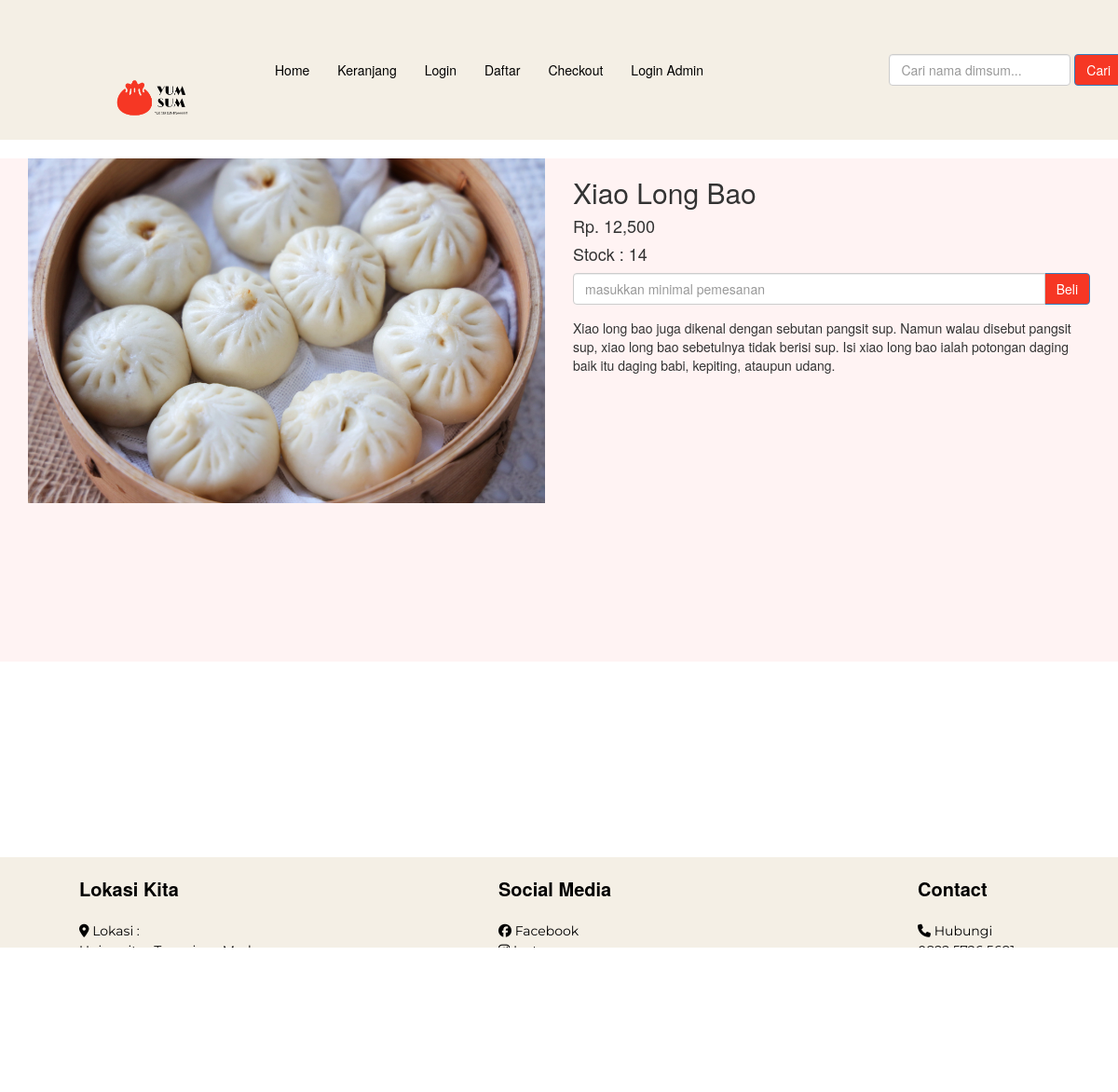
/detail.php?id=12, run on the app's committed database.
### tables this page shows
CREATE TABLE `produk` (
  `id_produk` int(11) NOT NULL,
  `nama_produk` varchar(100) NOT NULL,
  `harga_produk` int(11) NOT NULL,
  `berat_produk` int(11) NOT NULL,
  `foto_produk` varchar(100) NOT NULL,
  `deskripsi_produk` text NOT NULL,
  `stock` int(11) NOT NULL
);

### detail.php (the view, shortened to what this page needs)
<?php
include 'koneksi.php';
?>
<?php
$id_produk = $_GET["id"];
$ambil = $koneksi->query("SELECT * FROM produk WHERE id_produk='$id_produk'");
$detail = $ambil->fetch_assoc();
?>
<!DOCTYPE html>
<html>
<head>
    <link rel="stylesheet" href="admin/assets/css/bootstrap.css">
</head>
<body>
    <?php include 'menu.php'; ?>
    <br>
    <div class="badan">
        <section class="konten">
            <div class="container">
                <div class="row">
                    <div class="col-md-6">
                        <img src="foto_produk/<?php echo $detail["foto_produk"]; ?>" alt="" class="img-responsive">
                    </div>
                    <div class="col-md-6">
                        <h2><?php echo $detail["nama_produk"] ?></h2>
                        <h4>Rp. <?php echo number_format($detail["harga_produk"]); ?></h4>
                        <h4>Stock : <?php echo number_format($detail["stock"]); ?></h4>
                        <form method="post">
    <div class="form-group">
        <div class="input-group">
            <input type="number" min="1" class="form-control" name="jumlah" placeholder="masukkan minimal pemesanan">
            <div class="input-group-btn">
                <button class="btn btn-primary" name="beli" style="background: #F63724">Beli</button>
            </div>
        </div>
    </div>
</form>
                        <p><?php echo $detail["deskripsi_produk"]; ?></p>
                    </div>
                </div>
            </div>
        </section>
    </div>
    <?php include 'footer.php'; ?>
</body>
</html>

### detail.php (style rules this page uses)
.badan { padding-bottom: 170px; background: #FFF3F3; }

### footer.php (style rules this page uses)
body { margin:0; padding:0; height:50%; }

### data on the page
produk: foto_produk (picture), nama_produk "Xiao Long Bao", harga_produk "12,500", stock "14", deskripsi_produk "Xiao long bao juga dikenal dengan sebutan pangsit sup. Namun walau disebut pangsit sup, xiao long bao sebetulnya tidak berisi sup. Isi xiao long bao ialah potongan daging baik itu daging babi, kepiting, ataupun udang."
